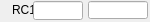
    <widget class="caFrame" name="caFrame_10">
     <property name="geometry">
      <rect>
       <x>40</x>
       <y>175</y>
       <width>150</width>
       <height>22</height>
      </rect>
     </property>
     <widget class="caLabel" name="caLabel_42">
      <property name="geometry">
       <rect>
        <x>0</x>
        <y>0</y>
        <width>36</width>
        <height>20</height>
       </rect>
      </property>
      <property name="frameShape">
       <enum>QFrame::NoFrame</enum>
      </property>
      <property name="text">
       <string>RC1</string>
      </property>
      <property name="alignment">
       <set>Qt::AlignAbsolute|Qt::AlignRight|Qt::AlignTrailing|Qt::AlignVCenter</set>
      </property>
      <property name="fontScaleMode">
       <enum>ESimpleLabel::WidthAndHeight</enum>
      </property>
      <property name="foreground">
       <color>
        <red>0</red>
        <green>0</green>
        <blue>0</blue>
       </color>
      </property>
      <property name="background">
       <color alpha="0">
        <red>0</red>
        <green>0</green>
        <blue>0</blue>
       </color>
      </property>
     </widget>
     <widget class="caTextEntry" name="caTextEntry_17">
      <property name="geometry">
       <rect>
        <x>33</x>
        <y>1</y>
        <width>50</width>
        <height>19</height>
       </rect>
      </property>
      <property name="channel" stdset="0">
       <string>$(P)$(R)RC1</string>
      </property>
      <property name="foreground">
       <color>
        <red>0</red>
        <green>0</green>
        <blue>0</blue>
       </color>
      </property>
      <property name="background">
       <color>
        <red>115</red>
        <green>223</green>
        <blue>255</blue>
       </color>
      </property>
      <property name="colorMode">
       <enum>caLineEdit::Static</enum>
      </property>
      <property name="precisionMode">
       <enum>caLineEdit::Channel</enum>
      </property>
      <property name="limitsMode">
       <enum>caLineEdit::Channel</enum>
      </property>
      <property name="maxValue">
       <double>1.000000000000000</double>
      </property>
      <property name="minValue">
       <double>0.000000000000000</double>
      </property>
      <property name="fontScaleMode">
       <enum>caLineEdit::WidthAndHeight</enum>
      </property>
      <property name="formatType">
       <enum>caLineEdit::decimal</enum>
      </property>
     </widget>
     <widget class="caLineEdit" name="caLineEdit_24">
      <property name="geometry">
       <rect>
        <x>88</x>
        <y>1</y>
        <width>60</width>
        <height>18</height>
       </rect>
      </property>
      <property name="alignment">
       <set>Qt::AlignAbsolute|Qt::AlignLeading|Qt::AlignLeft|Qt::AlignVCenter</set>
      </property>
      <property name="channel" stdset="0">
       <string>$(P)$(R)RC1_RBV</string>
      </property>
      <property name="foreground">
       <color>
        <red>10</red>
        <green>0</green>
        <blue>184</blue>
       </color>
      </property>
      <property name="background">
       <color>
        <red>187</red>
        <green>187</green>
        <blue>187</blue>
       </color>
      </property>
      <property name="colorMode">
       <enum>caLineEdit::Static</enum>
      </property>
      <property name="precisionMode">
       <enum>caLineEdit::Channel</enum>
      </property>
      <property name="limitsMode">
       <enum>caLineEdit::Channel</enum>
      </property>
      <property name="maxValue">
       <double>1.000000000000000</double>
      </property>
      <property name="minValue">
       <double>0.000000000000000</double>
      </property>
      <property name="fontScaleMode">
       <enum>caLineEdit::WidthAndHeight</enum>
      </property>
      <property name="formatType">
       <enum>caLineEdit::decimal</enum>
      </property>
     </widget>
    </widget>
